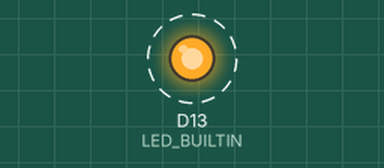
Simulated run of this sketch. Board: STM32 Nucleo. On the bench: output pins drawn as LEDs (lit = HIGH). Dashed ring = blinking.

Above: at 4.2 s.
Timing chart, 0 to 7.0 s (numbered marks = the images above):
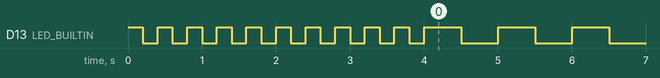

The sketch:

blink_PA5.ino
```cpp
void setup() {
  pinMode(LED_BUILTIN, OUTPUT); // LED_BUILTIN = PA5 for NUCLEO G070RB
  for(int i=0; i<10; i++) {
    digitalWrite(LED_BUILTIN, HIGH); // on
    delay(200);
    digitalWrite(LED_BUILTIN, LOW); // off
    delay(200);
  }

  // alternative define
  pinMode(PA5, OUTPUT);
}

void loop() {
  digitalWrite(PA5, HIGH); // on
  delay(500);
  digitalWrite(PA5, LOW); // off
  delay(500);
}
```

Measured:
- by itself, D13 (LED_BUILTIN): goes 9 × (LOW 0.20 s, HIGH 0.20 s), LOW 0.20 s, 125 × (HIGH 0.50 s, LOW 0.50 s), HIGH 0.50 s, then LOW
